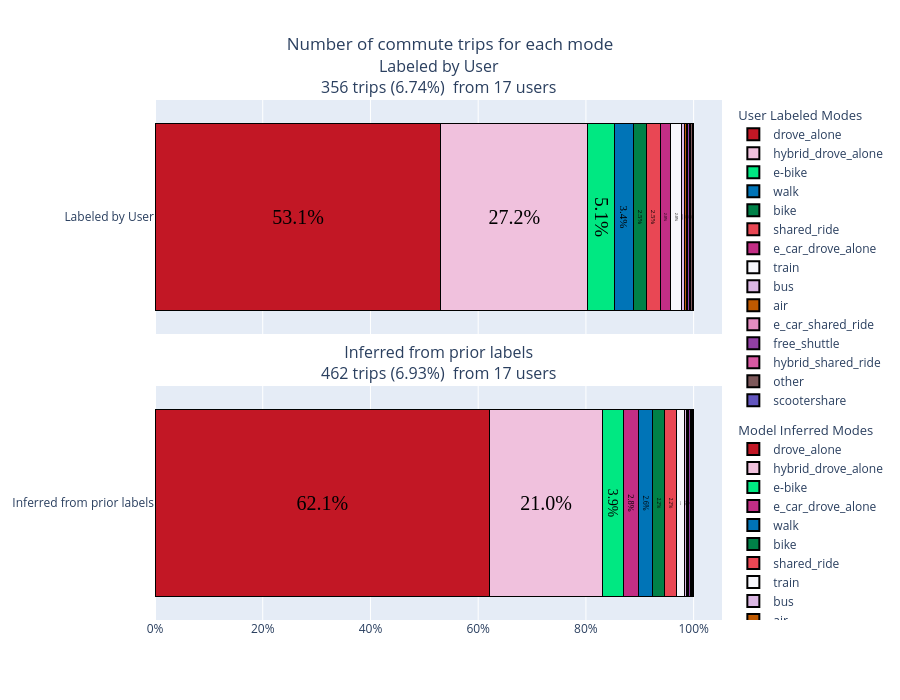

Source (notebook cell):
### Code cell
trip_purpose_query = "purpose_confirm == 'work'"

expanded_ct_commute = expanded_ct.query(trip_purpose_query)
commute_quality_text = scaffolding.get_quality_text(expanded_ct, expanded_ct_commute, "commute", include_test_users) if not expanded_ct.empty else ""
expanded_ct_inferred_commute = expanded_ct_inferred.query(trip_purpose_query)
commute_quality_text_inferred = scaffolding.get_quality_text(expanded_ct_inferred, expanded_ct_inferred_commute, "commute", include_test_users) if not expanded_ct_inferred.empty else ""

commute_labeled_match = re.match(r'Based on ([0-9]+) confirmed commute trips from ([0-9]+) (users|testers and participants)\nof ([0-9]+) total confirmed trips from ([0-9]+) (users|testers and participants) (\(([0-9.]+|nan)%\))', commute_quality_text)
stacked_bar_quality_text_commute_labeled = f"{commute_labeled_match.group(1)} trips {commute_labeled_match.group(7)}\n from {commute_labeled_match.group(2)} {commute_labeled_match.group(3)}"

commute_inferred_match = re.match(r'Based on ([0-9]+) confirmed commute trips from ([0-9]+) (users|testers and participants)\nof ([0-9]+) total confirmed trips from ([0-9]+) (users|testers and participants) (\(([0-9.]+|nan)%\))', commute_quality_text_inferred)
stacked_bar_quality_text_commute_inferred = f"{commute_inferred_match.group(1)} trips {commute_inferred_match.group(7)}\n from {commute_inferred_match.group(2)} {commute_inferred_match.group(3)}"

panels = [
    {
        "df": expanded_ct_commute,
        "text": stacked_bar_quality_text_commute_labeled,
        "label": "Labeled by User",
        "legend_title": "User Labeled Modes",
        "mode_col": "mode_confirm_w_other",
        "colors": colors_mode
    },
    {
        "df": expanded_ct_inferred_commute,
        "text": stacked_bar_quality_text_commute_inferred,
        "label": "Inferred from prior labels",
        "legend_title": "Model Inferred Modes",
        "mode_col": "mode_confirm_w_other",
        "colors": colors_mode
    }
]

plot_title = "Number of commute trips for each mode"
plot_two_layout=dict(
    height=350 * len(panels),
    barmode="stack",
    showlegend=True,
    legend=dict(
        orientation="v",
        yanchor="top",
        xanchor="left",
        valign="top",
        traceorder="grouped",
        itemsizing="constant",),
    title=dict(text=plot_title, x=0.5)
    )

fig, filename = build_trip_plot(
    distance_col="distance",
    plot_title="Number of commute trips for each mode",
    file_name="Commute_trips_each_mode",
    panels=panels,
    threshold=0.02,
    layout=plot_two_layout
)

fig.update_layout(plot_two_layout)

### Figure 1 — Plotly figure (JSON) as saved in the notebook; plotly's stock layout.template omitted (floating-point values rounded to 4 significant figures)
{"data": [{"hovertemplate": "drove_alone: 53.1%<extra></extra>", "insidetextanchor": "middle", "insidetextfont": {"color": "black", "family": "Times", "size": 20}, "legendgroup": "group_labeled_by_user", "legendgrouptitle": {"text": "User Labeled Modes"}, "marker": {"color": "#c21725", "line": {"color": "black", "width": 1}}, "name": "drove_alone", "orientation": "h", "showlegend": true, "text": ["53.1%"], "textposition": "inside", "type": "bar", "x": [0.5309], "xaxis": "x", "y": ["Labeled by User"], "yaxis": "y"}, {"hovertemplate": "hybrid_drove_alone: 27.2%<extra></extra>", "insidetextanchor": "middle", "insidetextfont": {"color": "black", "family": "Times", "size": 20}, "legendgroup": "group_labeled_by_user", "legendgrouptitle": {"text": "User Labeled Modes"}, "marker": {"color": "#f0c1dd", "line": {"color": "black", "width": 1}}, "name": "hybrid_drove_alone", "orientation": "h", "showlegend": true, "text": ["27.2%"], "textposition": "inside", "type": "bar", "x": [0.2725], "xaxis": "x", "y": ["Labeled by User"], "yaxis": "y"}, {"hovertemplate": "e-bike: 5.1%<extra></extra>", "insidetextanchor": "middle", "insidetextfont": {"color": "black", "family": "Times", "size": 20}, "legendgroup": "group_labeled_by_user", "legendgrouptitle": {"text": "User Labeled Modes"}, "marker": {"color": "#00e882", "line": {"color": "black", "width": 1}}, "name": "e-bike", "orientation": "h", "showlegend": true, "text": ["5.1%"], "textposition": "inside", "type": "bar", "x": [0.05056], "xaxis": "x", "y": ["Labeled by User"], "yaxis": "y"}, {"hovertemplate": "walk: 3.4%<extra></extra>", "insidetextanchor": "middle", "insidetextfont": {"color": "black", "family": "Times", "size": 20}, "legendgroup": "group_labeled_by_user", "legendgrouptitle": {"text": "User Labeled Modes"}, "marker": {"color": "#0074b7", "line": {"color": "black", "width": 1}}, "name": "walk", "orientation": "h", "showlegend": true, "text": ["3.4%"], "textposition": "inside", "type": "bar", "x": [0.03371], "xaxis": "x", "y": ["Labeled by User"], "yaxis": "y"}, {"hovertemplate": "bike: 2.5%<extra></extra>", "insidetextanchor": "middle", "insidetextfont": {"color": "black", "family": "Times", "size": 20}, "legendgroup": "group_labeled_by_user", "legendgrouptitle": {"text": "User Labeled Modes"}, "marker": {"color": "#008148", "line": {"color": "black", "width": 1}}, "name": "bike", "orientation": "h", "showlegend": true, "text": ["2.5%"], "textposition": "inside", "type": "bar", "x": [0.02528], "xaxis": "x", "y": ["Labeled by User"], "yaxis": "y"}, {"hovertemplate": "shared_ride: 2.5%<extra></extra>", "insidetextanchor": "middle", "insidetextfont": {"color": "black", "family": "Times", "size": 20}, "legendgroup": "group_labeled_by_user", "legendgrouptitle": {"text": "User Labeled Modes"}, "marker": {"color": "#e94754", "line": {"color": "black", "width": 1}}, "name": "shared_ride", "orientation": "h", "showlegend": true, "text": ["2.5%"], "textposition": "inside", "type": "bar", "x": [0.02528], "xaxis": "x", "y": ["Labeled by User"], "yaxis": "y"}, {"hovertemplate": "e_car_drove_alone: 2.0%<extra></extra>", "insidetextanchor": "middle", "insidetextfont": {"color": "black", "family": "Times", "size": 20}, "legendgroup": "group_labeled_by_user", "legendgrouptitle": {"text": "User Labeled Modes"}, "marker": {"color": "#c32e85", "line": {"color": "black", "width": 1}}, "name": "e_car_drove_alone", "orientation": "h", "showlegend": true, "text": ["2.0%"], "textposition": "inside", "type": "bar", "x": [0.01966], "xaxis": "x", "y": ["Labeled by User"], "yaxis": "y"}, {"hovertemplate": "train: 2.0%<extra></extra>", "insidetextanchor": "middle", "insidetextfont": {"color": "black", "family": "Times", "size": 20}, "legendgroup": "group_labeled_by_user", "legendgrouptitle": {"text": "User Labeled Modes"}, "marker": {"color": "#f7f7fc", "line": {"color": "black", "width": 1}}, "name": "train", "orientation": "h", "showlegend": true, "text": ["2.0%"], "textposition": "inside", "type": "bar", "x": [0.01966], "xaxis": "x", "y": ["Labeled by User"], "yaxis": "y"}, {"hovertemplate": "bus: 0.6%<extra></extra>", "insidetextanchor": "middle", "insidetextfont": {"color": "black", "family": "Times", "size": 20}, "legendgroup": "group_labeled_by_user", "legendgrouptitle": {"text": "User Labeled Modes"}, "marker": {"color": "#dbb7e3", "line": {"color": "black", "width": 1}}, "name": "bus", "orientation": "h", "showlegend": true, "text": ["0.6%"], "textposition": "inside", "type": "bar", "x": [0.005618], "xaxis": "x", "y": ["Labeled by User"], "yaxis": "y"}, {"hovertemplate": "air: 0.3%<extra></extra>", "insidetextanchor": "middle", "insidetextfont": {"color": "black", "family": "Times", "size": 20}, "legendgroup": "group_labeled_by_user", "legendgrouptitle": {"text": "User Labeled Modes"}, "marker": {"color": "#bf5900", "line": {"color": "black", "width": 1}}, "name": "air", "orientation": "h", "showlegend": true, "text": ["0.3%"], "textposition": "inside", "type": "bar", "x": [0.002809], "xaxis": "x", "y": ["Labeled by User"], "yaxis": "y"}, {"hovertemplate": "e_car_shared_ride: 0.3%<extra></extra>", "insidetextanchor": "middle", "insidetextfont": {"color": "black", "family": "Times", "size": 20}, "legendgroup": "group_labeled_by_user", "legendgrouptitle": {"text": "User Labeled Modes"}, "marker": {"color": "#e48dc0", "line": {"color": "black", "width": 1}}, "name": "e_car_shared_ride", "orientation": "h", "showlegend": true, "text": ["0.3%"], "textposition": "inside", "type": "bar", "x": [0.002809], "xaxis": "x", "y": ["Labeled by User"], "yaxis": "y"}, {"hovertemplate": "free_shuttle: 0.3%<extra></extra>", "insidetextanchor": "middle", "insidetextfont": {"color": "black", "family": "Times", "size": 20}, "legendgroup": "group_labeled_by_user", "legendgrouptitle": {"text": "User Labeled Modes"}, "marker": {"color": "#9240a4", "line": {"color": "black", "width": 1}}, "name": "free_shuttle", "orientation": "h", "showlegend": true, "text": ["0.3%"], "textposition": "inside", "type": "bar", "x": [0.002809], "xaxis": "x", "y": ["Labeled by User"], "yaxis": "y"}, {"hovertemplate": "hybrid_shared_ride: 0.3%<extra></extra>", "insidetextanchor": "middle", "insidetextfont": {"color": "black", "family": "Times", "size": 20}, "legendgroup": "group_labeled_by_user", "legendgrouptitle": {"text": "User Labeled Modes"}, "marker": {"color": "#d859a3", "line": {"color": "black", "width": 1}}, "name": "hybrid_shared_ride", "orientation": "h", "showlegend": true, "text": ["0.3%"], "textposition": "inside", "type": "bar", "x": [0.002809], "xaxis": "x", "y": ["Labeled by User"], "yaxis": "y"}, {"hovertemplate": "other: 0.3%<extra></extra>", "insidetextanchor": "middle", "insidetextfont": {"color": "black", "family": "Times", "size": 20}, "legendgroup": "group_labeled_by_user", "legendgrouptitle": {"text": "User Labeled Modes"}, "marker": {"color": "#7d585a", "line": {"color": "black", "width": 1}}, "name": "other", "orientation": "h", "showlegend": true, "text": ["0.3%"], "textposition": "inside", "type": "bar", "x": [0.002809], "xaxis": "x", "y": ["Labeled by User"], "yaxis": "y"}, {"hovertemplate": "scootershare: 0.3%<extra></extra>", "insidetextanchor": "middle", "insidetextfont": {"color": "black", "family": "Times", "size": 20}, "legendgroup": "group_labeled_by_user", "legendgrouptitle": {"text": "User Labeled Modes"}, "marker": {"color": "#6356bf", "line": {"color": "black", "width": 1}}, "name": "scootershare", "orientation": "h", "showlegend": true, "text": ["0.3%"], "textposition": "inside", "type": "bar", "x": [0.002809], "xaxis": "x", "y": ["Labeled by User"], "yaxis": "y"}, {"hovertemplate": "drove_alone: 62.1%<extra></extra>", "insidetextanchor": "middle", "insidetextfont": {"color": "black", "family": "Times", "size": 20}, "legendgroup": "group_inferred_from_prior_labels", "legendgrouptitle": {"text": "Model Inferred Modes"}, "marker": {"color": "#c21725", "line": {"color": "black", "width": 1}}, "name": "drove_alone", "orientation": "h", "showlegend": true, "text": ["62.1%"], "textposition": "inside", "type": "bar", "x": [0.6212], "xaxis": "x2", "y": ["Inferred from prior labels"], "yaxis": "y2"}, {"hovertemplate": "hybrid_drove_alone: 21.0%<extra></extra>", "insidetextanchor": "middle", "insidetextfont": {"color": "black", "family": "Times", "size": 20}, "legendgroup": "group_inferred_from_prior_labels", "legendgrouptitle": {"text": "Model Inferred Modes"}, "marker": {"color": "#f0c1dd", "line": {"color": "black", "width": 1}}, "name": "hybrid_drove_alone", "orientation": "h", "showlegend": true, "text": ["21.0%"], "textposition": "inside", "type": "bar", "x": [0.21], "xaxis": "x2", "y": ["Inferred from prior labels"], "yaxis": "y2"}, {"hovertemplate": "e-bike: 3.9%<extra></extra>", "insidetextanchor": "middle", "insidetextfont": {"color": "black", "family": "Times", "size": 20}, "legendgroup": "group_inferred_from_prior_labels", "legendgrouptitle": {"text": "Model Inferred Modes"}, "marker": {"color": "#00e882", "line": {"color": "black", "width": 1}}, "name": "e-bike", "orientation": "h", "showlegend": true, "text": ["3.9%"], "textposition": "inside", "type": "bar", "x": [0.03896], "xaxis": "x2", "y": ["Inferred from prior labels"], "yaxis": "y2"}, {"hovertemplate": "e_car_drove_alone: 2.8%<extra></extra>", "insidetextanchor": "middle", "insidetextfont": {"color": "black", "family": "Times", "size": 20}, "legendgroup": "group_inferred_from_prior_labels", "legendgrouptitle": {"text": "Model Inferred Modes"}, "marker": {"color": "#c32e85", "line": {"color": "black", "width": 1}}, "name": "e_car_drove_alone", "orientation": "h", "showlegend": true, "text": ["2.8%"], "textposition": "inside", "type": "bar", "x": [0.02814], "xaxis": "x2", "y": ["Inferred from prior labels"], "yaxis": "y2"}, {"hovertemplate": "walk: 2.6%<extra></extra>", "insidetextanchor": "middle", "insidetextfont": {"color": "black", "family": "Times", "size": 20}, "legendgroup": "group_inferred_from_prior_labels", "legendgrouptitle": {"text": "Model Inferred Modes"}, "marker": {"color": "#0074b7", "line": {"color": "black", "width": 1}}, "name": "walk", "orientation": "h", "showlegend": true, "text": ["2.6%"], "textposition": "inside", "type": "bar", "x": [0.02597], "xaxis": "x2", "y": ["Inferred from prior labels"], "yaxis": "y2"}, {"hovertemplate": "bike: 2.2%<extra></extra>", "insidetextanchor": "middle", "insidetextfont": {"color": "black", "family": "Times", "size": 20}, "legendgroup": "group_inferred_from_prior_labels", "legendgrouptitle": {"text": "Model Inferred Modes"}, "marker": {"color": "#008148", "line": {"color": "black", "width": 1}}, "name": "bike", "orientation": "h", "showlegend": true, "text": ["2.2%"], "textposition": "inside", "type": "bar", "x": [0.02165], "xaxis": "x2", "y": ["Inferred from prior labels"], "yaxis": "y2"}, {"hovertemplate": "shared_ride: 2.2%<extra></extra>", "insidetextanchor": "middle", "insidetextfont": {"color": "black", "family": "Times", "size": 20}, "legendgroup": "group_inferred_from_prior_labels", "legendgrouptitle": {"text": "Model Inferred Modes"}, "marker": {"color": "#e94754", "line": {"color": "black", "width": 1}}, "name": "shared_ride", "orientation": "h", "showlegend": true, "text": ["2.2%"], "textposition": "inside", "type": "bar", "x": [0.02165], "xaxis": "x2", "y": ["Inferred from prior labels"], "yaxis": "y2"}, {"hovertemplate": "train: 1.5%<extra></extra>", "insidetextanchor": "middle", "insidetextfont": {"color": "black", "family": "Times", "size": 20}, "legendgroup": "group_inferred_from_prior_labels", "legendgrouptitle": {"text": "Model Inferred Modes"}, "marker": {"color": "#f7f7fc", "line": {"color": "black", "width": 1}}, "name": "train", "orientation": "h", "showlegend": true, "text": ["1.5%"], "textposition": "inside", "type": "bar", "x": [0.01515], "xaxis": "x2", "y": ["Inferred from prior labels"], "yaxis": "y2"}, {"hovertemplate": "bus: 0.4%<extra></extra>", "insidetextanchor": "middle", "insidetextfont": {"color": "black", "family": "Times", "size": 20}, "legendgroup": "group_inferred_from_prior_labels", "legendgrouptitle": {"text": "Model Inferred Modes"}, "marker": {"color": "#dbb7e3", "line": {"color": "black", "width": 1}}, "name": "bus", "orientation": "h", "showlegend": true, "text": ["0.4%"], "textposition": "inside", "type": "bar", "x": [0.004329], "xaxis": "x2", "y": ["Inferred from prior labels"], "yaxis": "y2"}, {"hovertemplate": "air: 0.2%<extra></extra>", "insidetextanchor": "middle", "insidetextfont": {"color": "black", "family": "Times", "size": 20}, "legendgroup": "group_inferred_from_prior_labels", "legendgrouptitle": {"text": "Model Inferred Modes"}, "marker": {"color": "#bf5900", "line": {"color": "black", "width": 1}}, "name": "air", "orientation": "h", "showlegend": true, "text": ["0.2%"], "textposition": "inside", "type": "bar", "x": [0.002165], "xaxis": "x2", "y": ["Inferred from prior labels"], "yaxis": "y2"}, {"hovertemplate": "e_car_shared_ride: 0.2%<extra></extra>", "insidetextanchor": "middle", "insidetextfont": {"color": "black", "family": "Times", "size": 20}, "legendgroup": "group_inferred_from_prior_labels", "legendgrouptitle": {"text": "Model Inferred Modes"}, "marker": {"color": "#e48dc0", "line": {"color": "black", "width": 1}}, "name": "e_car_shared_ride", "orientation": "h", "showlegend": true, "text": ["0.2%"], "textposition": "inside", "type": "bar", "x": [0.002165], "xaxis": "x2", "y": ["Inferred from prior labels"], "yaxis": "y2"}, {"hovertemplate": "free_shuttle: 0.2%<extra></extra>", "insidetextanchor": "middle", "insidetextfont": {"color": "black", "family": "Times", "size": 20}, "legendgroup": "group_inferred_from_prior_labels", "legendgrouptitle": {"text": "Model Inferred Modes"}, "marker": {"color": "#9240a4", "line": {"color": "black", "width": 1}}, "name": "free_shuttle", "orientation": "h", "showlegend": true, "text": ["0.2%"], "textposition": "inside", "type": "bar", "x": [0.002165], "xaxis": "x2", "y": ["Inferred from prior labels"], "yaxis": "y2"}, {"hovertemplate": "hybrid_shared_ride: 0.2%<extra></extra>", "insidetextanchor": "middle", "insidetextfont": {"color": "black", "family": "Times", "size": 20}, "legendgroup": "group_inferred_from_prior_labels", "legendgrouptitle": {"text": "Model Inferred Modes"}, "marker": {"color": "#d859a3", "line": {"color": "black", "width": 1}}, "name": "hybrid_shared_ride", "orientation": "h", "showlegend": true, "text": ["0.2%"], "textposition": "inside", "type": "bar", "x": [0.002165], "xaxis": "x2", "y": ["Inferred from prior labels"], "yaxis": "y2"}, {"hovertemplate": "other: 0.2%<extra></extra>", "insidetextanchor": "middle", "insidetextfont": {"color": "black", "family": "Times", "size": 20}, "legendgroup": "group_inferred_from_prior_labels", "legendgrouptitle": {"text": "Model Inferred Modes"}, "marker": {"color": "#7d585a", "line": {"color": "black", "width": 1}}, "name": "other", "orientation": "h", "showlegend": true, "text": ["0.2%"], "textposition": "inside", "type": "bar", "x": [0.002165], "xaxis": "x2", "y": ["Inferred from prior labels"], "yaxis": "y2"}, {"hovertemplate": "scootershare: 0.2%<extra></extra>", "insidetextanchor": "middle", "insidetextfont": {"color": "black", "family": "Times", "size": 20}, "legendgroup": "group_inferred_from_prior_labels", "legendgrouptitle": {"text": "Model Inferred Modes"}, "marker": {"color": "#6356bf", "line": {"color": "black", "width": 1}}, "name": "scootershare", "orientation": "h", "showlegend": true, "text": ["0.2%"], "textposition": "inside", "type": "bar", "x": [0.002165], "xaxis": "x2", "y": ["Inferred from prior labels"], "yaxis": "y2"}], "layout": {"annotations": [{"font": {"size": 16}, "showarrow": false, "text": "Labeled by User<br>356 trips (6.74%)\n from 17 users", "x": 0.5, "xanchor": "center", "xref": "paper", "y": 1, "yanchor": "bottom", "yref": "paper"}, {"font": {"size": 16}, "showarrow": false, "text": "Inferred from prior labels<br>462 trips (6.93%)\n from 17 users", "x": 0.5, "xanchor": "center", "xref": "paper", "y": 0.45, "yanchor": "bottom", "yref": "paper"}], "barmode": "stack", "height": 700, "legend": {"itemsizing": "constant", "orientation": "v", "traceorder": "grouped", "valign": "top", "xanchor": "left", "yanchor": "top"}, "showlegend": true, "title": {"text": "Number of commute trips for each mode", "x": 0.5}, "xaxis": {"anchor": "y", "domain": [0, 1], "matches": "x2", "showticklabels": false, "tickformat": ".0%"}, "xaxis2": {"anchor": "y2", "domain": [0, 1], "tickformat": ".0%"}, "yaxis": {"anchor": "x", "domain": [0.55, 1]}, "yaxis2": {"anchor": "x2", "domain": [0, 0.45]}}}
